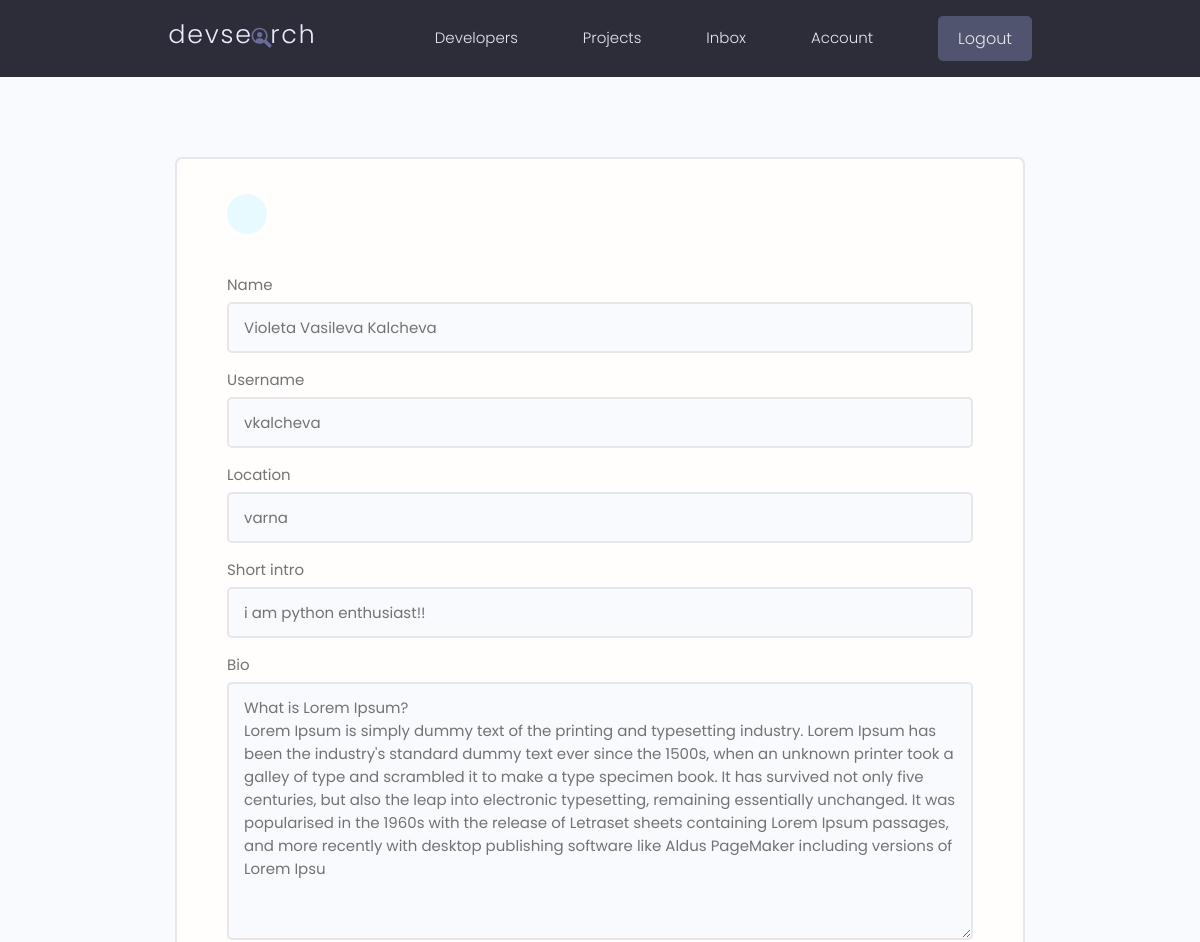
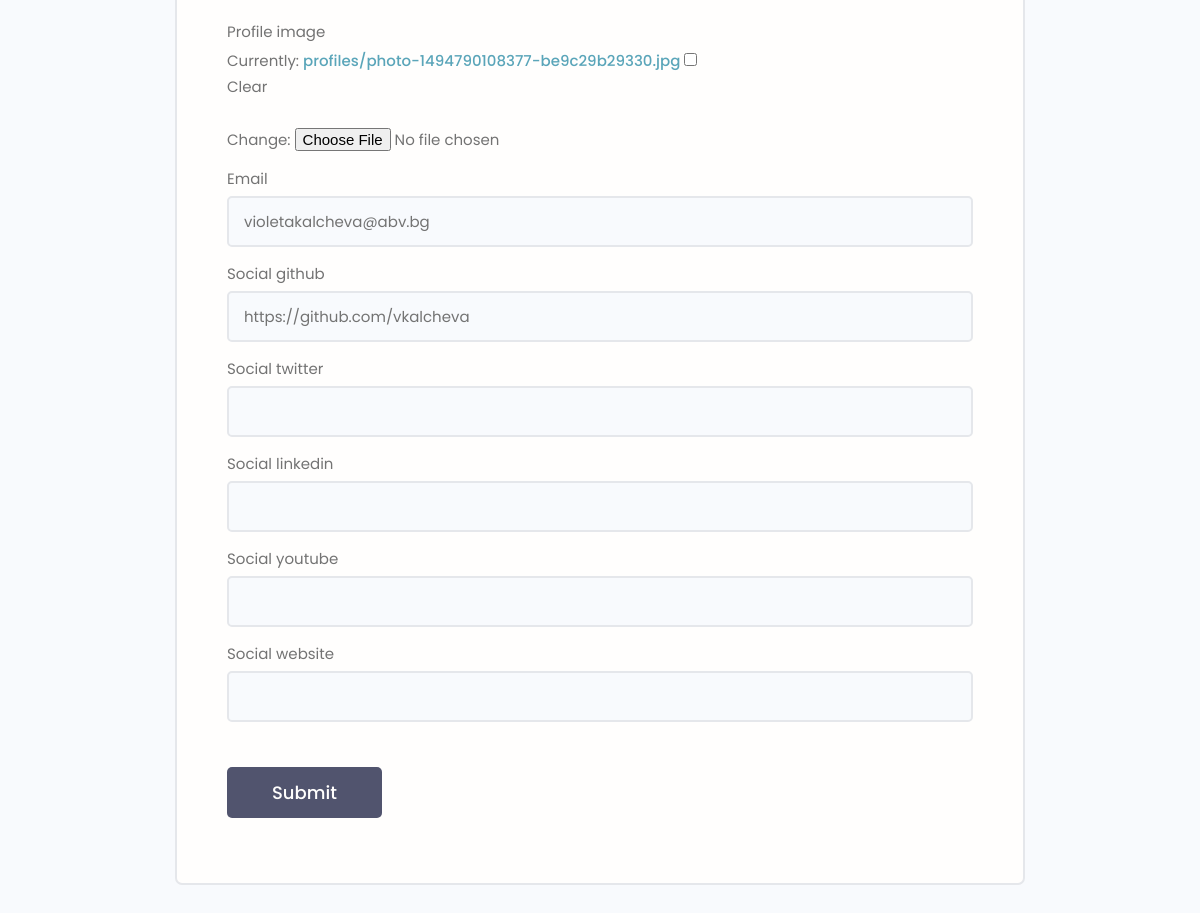
The page /edit-account/ (signed in) on the database its author committed (2 pictures, top to bottom).
### users/models.py (models this page shows, shortened)
class Profile(models.Model):
    user = models.OneToOneField(User, on_delete=models.CASCADE)
    name = models.CharField(max_length=200,null=True, blank=True)
    username = models.CharField(max_length=200,null=True, blank=True)
    location = models.CharField(max_length=200, null=True, blank=True)
    short_intro = models.CharField(max_length=200, blank=True, null=True)
    bio = models.TextField(blank=True, null=True)
    profile_image = models.ImageField(null=True, blank=True, upload_to='profiles/', default='profiles/default.jpg')
    email = models.EmailField(max_length=500, null=True, blank=True)
    social_github = models.CharField(max_length=200, blank=True, null=True)
    social_twitter = models.CharField(max_length=200, blank=True, null=True)
    social_linkedin = models.CharField(max_length=200, blank=True, null=True)
    social_youtube = models.CharField(max_length=200, blank=True, null=True)
    social_website = models.CharField(max_length=200, blank=True, null=True)
    created = models.DateTimeField(auto_now_add=True)
    id = models.UUIDField(default=uuid.uuid4, unique=True, primary_key=True, editable=False)

### users/views.py (the view)
# urls.py: path("edit-account/", views.edit_account, name="edit-account"),
@login_required(login_url='login')
def edit_account(request):
    profile = request.user.profile
    form = ProfileForm(instance=profile)
    if request.method == 'POST':
        form = ProfileForm(request.POST, request.FILES, instance=profile)
        if form.is_valid():
            form.save()
            return redirect('account')
    context = {
        'form': form
    }
    return render(request, 'users/profile_form.html', context)

### users/forms.py
class ProfileForm(ModelForm):
    class Meta:
        model = Profile
        exclude = ['user']
    def __init__(self, *args, **kwargs):
        super(ProfileForm, self).__init__(*args, **kwargs)
        for name, field in self.fields.items():
            field.widget.attrs.update({'class': 'input'})

### users/templates/users/profile_form.html (shortened to what this page needs)
{% extends 'main.html' %}
{% block content %}
    <main class="formPage my-xl">
        <div class="content-box">
            <div class="formWrapper">
                <a class="backButton" href="{% url 'account' %}"></a>
                <br>
                <form class="form" method="POST" action="{% url 'edit-account' %}" enctype="multipart/form-data">
                    {% for field in form %}
                        <div class="form__field">
                            <label for="formInput#text">{{ field.label }}</label>
                            {{ field }}
                        </div>
                    {% endfor %}
                    <input class="btn btn--sub btn--lg  my-md" type="submit" value="Submit"/>
                </form>
            </div>
        </div>
    </main>
{% endblock %}

### static/styles/app.css (style rules this page uses)
:root { --color-sub: #2d2d39; }
.btn--sub { background-color: var(--color-sub-light); }
.content-box { width: 95%; max-width: 85rem; margin: 0 auto; }
.backButton { background: var(--color-main-light); color: var(--color-main); width: 4rem; height: 4rem; display: flex; align-items: center; justify-content: center; border-radius: 50%; }
.formPage .formWrapper { list-style: none; background: var(--color-white); padding: 3.5rem 5rem; border: 2px solid var(--color-light); border-radius: 0.7rem; }

### static/uikit/styles/modules/_variables.css (style rules this page uses)
:root { --color-main: #5aa5b9; --color-main-light: #e6faff; --color-sub: #3f4156; --color-sub-light: #51546e; --color-sub-lighter: #ededfd; --color-text: #737373; --color-gray: #8b8b8b; --color-light: #e5e7eb; --color-light-gray: #767676; --color-bg: #f8fafd; --color-white: #fffefd; --color-white-light: #f3f3f3; --color-success: #359e64; --color-success-bg: #def8e8; --color-error: #fc4b0b; --color-error-bg: #fff2ee; --font-base: 'Poppins', arial, helvetica, 'Segoe UI', roboto, ubuntu, sans-serif; --font-monospace: 'Fira Code', 'Courier New', courier, monospace; --font-regular: 300; --font-medium: 500; --font-bold: 700; --generic-shadow: 1px 1px 5px #00000010; --generic-transition: all 0.3s ease-in-out; }

### static/uikit/styles/modules/_base.css (style rules this page uses)
* { margin: 0; padding: 0; box-sizing: border-box; text-rendering: optimizeLegibility; color: inherit; font-size: inherit; }
html { font-size: 50%; }
@media only screen and (min-width: 480px) { html { font-size: 56.25%; } }
@media only screen and (min-width: 1200px) { html { font-size: 62.5%; } }
body { line-height: 1.6; font-weight: 400; font-size: 1.5rem; color: var(--color-text); background-color: var(--color-bg); min-height: 100vh; }

### static/uikit/styles/modules/_typography.css (style rules this page uses)
* { font-family: var(--font-base); }
a { padding-bottom: 2px; text-decoration: none; display: inline-block; color: var(--color-main); font-weight: var(--font-medium); }

### static/uikit/styles/modules/_utilities.css (style rules this page uses)
.my-md { margin: 3rem auto; }
.my-xl { margin: 8rem auto; }

### static/uikit/styles/modules/_button.css (style rules this page uses)
.btn { display: inline-block; position: relative; cursor: pointer; background-color: var(--color-light); font-weight: var(--font-medium); color: var(--color-sub); text-decoration: none; padding: 1rem 2rem; border-radius: 0.5rem; border: none; width: -webkit-fit-content; width: -moz-fit-content; width: fit-content; height: -webkit-fit-content; height: -moz-fit-content; height: fit-content; font-size: 1.6rem; outline-width: 0; outline-color: transparent; -webkit-backface-visibility: hidden; backface-visibility: hidden; transition: all 0.3s ease-in-out; }
.btn--sub { background-color: var(--color-sub); color: var(--color-white); }
.btn--lg { font-size: 1.8rem; padding: 1.2rem 4.5rem; }

### static/uikit/styles/modules/_form.css (style rules this page uses)
.form { display: block; }
.form__field { margin-top: 1.5rem; margin-bottom: 1.5rem; }
.form__label, .form__field > label { display: block; margin-bottom: 0.5rem; color: var(--color-text); }
input.input[type='text'], input.input[type='email'], input.input[type='password'], input.input[type='number'], textarea.input { min-width: 24rem; width: 100%; padding: 1.2rem 1.5rem; border-radius: 0.5rem; border: 2px solid var(--color-light); transition: all 0.3s ease-in-out; background-color: var(--color-bg); }

### rows shown on the page
Profile: form "Violeta Vasileva Kalcheva" "vkalcheva" "varna" "i am python enthusiast!!" "What is Lorem Ipsum? Lorem Ipsum is simply dummy text of the printing and typesetting industry. Lorem Ipsum has been the industry's standard dummy text ever since the 1500s, when an unknown printer took a galley of type and scrambled it to make a type specimen book. It has survived not only five centuries, but also the leap into electronic typesetting, remaining essentially unchanged. It was popularised in the 1960s with the release of Letraset sheets containing Lorem Ipsum passages, and more recently with desktop publishing software like Aldus PageMaker including versions of Lorem Ipsu" "violetakalcheva@abv.bg" "https://github.com/vkalcheva"

### other values the page prints
{{ field.label }} "Name" "Username" "Location" "Short intro" "Bio" "Profile image" "Email" "Social github" "Social twitter" "Social linkedin" "Social youtube" "Social website"
